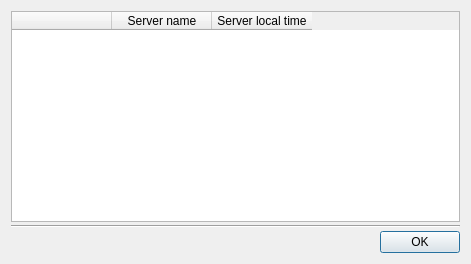
<?xml version="1.0" encoding="UTF-8"?>
<ui version="4.0">
 <class>TimeServerSelectionDialog</class>
 <widget class="QDialog" name="TimeServerSelectionDialog">
  <property name="geometry">
   <rect>
    <x>0</x>
    <y>0</y>
    <width>471</width>
    <height>264</height>
   </rect>
  </property>
  <property name="windowTitle">
   <string>Primary time server selection</string>
  </property>
  <layout class="QVBoxLayout" name="verticalLayout">
   <property name="spacing">
    <number>3</number>
   </property>
   <item>
    <widget class="QTableWidget" name="serversWidget">
     <property name="columnCount">
      <number>3</number>
     </property>
     <attribute name="verticalHeaderVisible">
      <bool>false</bool>
     </attribute>
     <column>
      <property name="text">
       <string/>
      </property>
     </column>
     <column>
      <property name="text">
       <string>Server name</string>
      </property>
     </column>
     <column>
      <property name="text">
       <string>Server local time</string>
      </property>
     </column>
    </widget>
   </item>
   <item>
    <widget class="Line" name="line">
     <property name="orientation">
      <enum>Qt::Horizontal</enum>
     </property>
    </widget>
   </item>
   <item>
    <widget class="QDialogButtonBox" name="buttonBox">
     <property name="standardButtons">
      <set>QDialogButtonBox::Ok</set>
     </property>
    </widget>
   </item>
  </layout>
 </widget>
 <resources/>
 <connections/>
</ui>
